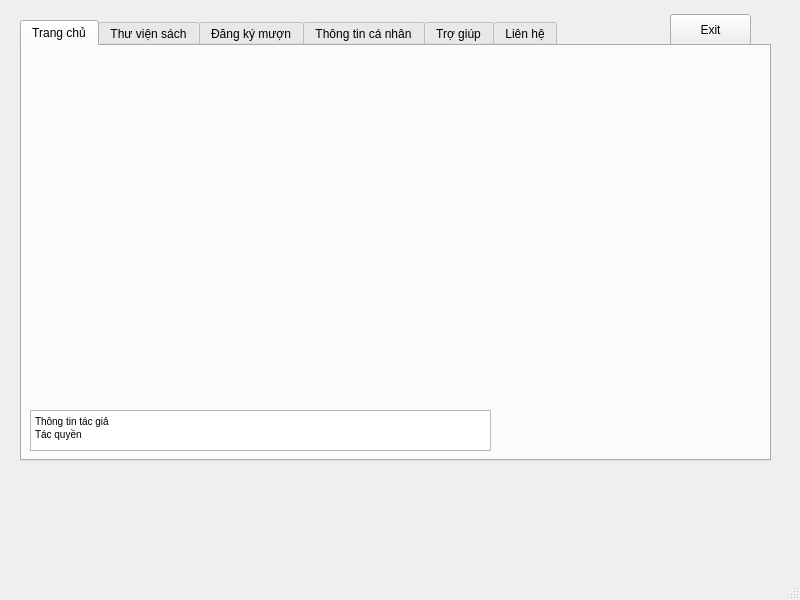
<?xml version="1.0" encoding="UTF-8"?>
<ui version="4.0">
 <class>reader</class>
 <widget class="QMainWindow" name="reader">
  <property name="geometry">
   <rect>
    <x>0</x>
    <y>0</y>
    <width>800</width>
    <height>600</height>
   </rect>
  </property>
  <property name="windowTitle">
   <string>MainWindow</string>
  </property>
  <widget class="QWidget" name="centralwidget">
   <widget class="QWidget" name="gridLayoutWidget">
    <property name="geometry">
     <rect>
      <x>20</x>
      <y>20</y>
      <width>751</width>
      <height>441</height>
     </rect>
    </property>
    <layout class="QGridLayout" name="gridLayout">
     <item row="0" column="0">
      <widget class="QTabWidget" name="fyfu11212">
       <property name="currentIndex">
        <number>0</number>
       </property>
       <widget class="QWidget" name="tab">
        <attribute name="title">
         <string>Trang chủ</string>
        </attribute>
       </widget>
       <widget class="QWidget" name="tab_4">
        <attribute name="title">
         <string>Thư viện sách</string>
        </attribute>
        <widget class="QGroupBox" name="groupBox">
         <property name="geometry">
          <rect>
           <x>20</x>
           <y>20</y>
           <width>451</width>
           <height>71</height>
          </rect>
         </property>
         <property name="title">
          <string/>
         </property>
         <widget class="QToolButton" name="toolButton_2">
          <property name="geometry">
           <rect>
            <x>10</x>
            <y>10</y>
            <width>121</width>
            <height>22</height>
           </rect>
          </property>
          <property name="text">
           <string>Mượn sách  </string>
          </property>
         </widget>
         <widget class="QToolButton" name="toolButton_3">
          <property name="geometry">
           <rect>
            <x>10</x>
            <y>40</y>
            <width>121</width>
            <height>22</height>
           </rect>
          </property>
          <property name="text">
           <string>Đánh giá sách</string>
          </property>
         </widget>
         <widget class="QToolButton" name="toolButton_4">
          <property name="geometry">
           <rect>
            <x>240</x>
            <y>10</y>
            <width>101</width>
            <height>22</height>
           </rect>
          </property>
          <property name="text">
           <string>Tìm kiếm</string>
          </property>
         </widget>
         <widget class="QLineEdit" name="lineEdit">
          <property name="geometry">
           <rect>
            <x>240</x>
            <y>40</y>
            <width>113</width>
            <height>22</height>
           </rect>
          </property>
         </widget>
        </widget>
        <widget class="QTableWidget" name="tableWidget">
         <property name="geometry">
          <rect>
           <x>30</x>
           <y>130</y>
           <width>371</width>
           <height>192</height>
          </rect>
         </property>
         <row>
          <property name="text">
           <string>1</string>
          </property>
         </row>
         <row>
          <property name="text">
           <string>2</string>
          </property>
         </row>
         <row>
          <property name="text">
           <string>3</string>
          </property>
         </row>
         <row>
          <property name="text">
           <string>4</string>
          </property>
         </row>
         <row>
          <property name="text">
           <string>5</string>
          </property>
         </row>
         <row>
          <property name="text">
           <string>6</string>
          </property>
         </row>
         <row>
          <property name="text">
           <string>7</string>
          </property>
         </row>
         <row>
          <property name="text">
           <string>8</string>
          </property>
         </row>
         <column>
          <property name="text">
           <string>Mã</string>
          </property>
         </column>
         <column>
          <property name="text">
           <string>Chuyên mục</string>
          </property>
         </column>
         <column>
          <property name="text">
           <string>Chuyên mục con</string>
          </property>
         </column>
         <column>
          <property name="text">
           <string>Next</string>
          </property>
         </column>
         <item row="0" column="3">
          <property name="text">
           <string/>
          </property>
         </item>
        </widget>
        <widget class="QTextBrowser" name="textBrowser_7">
         <property name="geometry">
          <rect>
           <x>460</x>
           <y>130</y>
           <width>256</width>
           <height>192</height>
          </rect>
         </property>
        </widget>
       </widget>
       <widget class="QWidget" name="tab_5">
        <attribute name="title">
         <string>Đăng ký mượn</string>
        </attribute>
        <widget class="QTextBrowser" name="textBrowser_4">
         <property name="geometry">
          <rect>
           <x>400</x>
           <y>60</y>
           <width>256</width>
           <height>192</height>
          </rect>
         </property>
        </widget>
        <widget class="QLabel" name="picBook">
         <property name="geometry">
          <rect>
           <x>100</x>
           <y>70</y>
           <width>211</width>
           <height>181</height>
          </rect>
         </property>
         <property name="text">
          <string>picBook</string>
         </property>
        </widget>
       </widget>
       <widget class="QWidget" name="tab_6">
        <attribute name="title">
         <string>Thông tin cá nhân</string>
        </attribute>
        <widget class="QGroupBox" name="groupBox_2">
         <property name="geometry">
          <rect>
           <x>30</x>
           <y>30</y>
           <width>351</width>
           <height>321</height>
          </rect>
         </property>
         <property name="title">
          <string>Thông tin của bạn</string>
         </property>
         <widget class="QLabel" name="label">
          <property name="geometry">
           <rect>
            <x>20</x>
            <y>20</y>
            <width>55</width>
            <height>16</height>
           </rect>
          </property>
          <property name="text">
           <string>Họ và tên</string>
          </property>
         </widget>
         <widget class="QLabel" name="label_2">
          <property name="geometry">
           <rect>
            <x>20</x>
            <y>40</y>
            <width>81</width>
            <height>16</height>
           </rect>
          </property>
          <property name="text">
           <string>Mã độc giả</string>
          </property>
         </widget>
         <widget class="QLabel" name="label_3">
          <property name="geometry">
           <rect>
            <x>20</x>
            <y>60</y>
            <width>81</width>
            <height>16</height>
           </rect>
          </property>
          <property name="text">
           <string>Ngày sinh</string>
          </property>
         </widget>
         <widget class="QLabel" name="label_4">
          <property name="geometry">
           <rect>
            <x>20</x>
            <y>80</y>
            <width>81</width>
            <height>16</height>
           </rect>
          </property>
          <property name="text">
           <string>Giới tính</string>
          </property>
         </widget>
         <widget class="QLabel" name="label_5">
          <property name="geometry">
           <rect>
            <x>20</x>
            <y>100</y>
            <width>101</width>
            <height>16</height>
           </rect>
          </property>
          <property name="text">
           <string>Email</string>
          </property>
         </widget>
         <widget class="QLabel" name="label_6">
          <property name="geometry">
           <rect>
            <x>20</x>
            <y>120</y>
            <width>101</width>
            <height>16</height>
           </rect>
          </property>
          <property name="text">
           <string>Địa chỉ</string>
          </property>
         </widget>
         <widget class="QLabel" name="label_7">
          <property name="geometry">
           <rect>
            <x>20</x>
            <y>180</y>
            <width>141</width>
            <height>16</height>
           </rect>
          </property>
          <property name="text">
           <string>Ngày tham gia</string>
          </property>
         </widget>
         <widget class="QLabel" name="label_8">
          <property name="geometry">
           <rect>
            <x>20</x>
            <y>200</y>
            <width>121</width>
            <height>16</height>
           </rect>
          </property>
          <property name="text">
           <string>Tổng sách mượn</string>
          </property>
         </widget>
         <widget class="QLabel" name="label_9">
          <property name="geometry">
           <rect>
            <x>20</x>
            <y>220</y>
            <width>121</width>
            <height>16</height>
           </rect>
          </property>
          <property name="text">
           <string>Tổng sách trả</string>
          </property>
         </widget>
         <widget class="QLabel" name="label_10">
          <property name="geometry">
           <rect>
            <x>20</x>
            <y>250</y>
            <width>121</width>
            <height>16</height>
           </rect>
          </property>
          <property name="text">
           <string>Vi phạm</string>
          </property>
         </widget>
         <widget class="QPushButton" name="pushButton_2">
          <property name="geometry">
           <rect>
            <x>250</x>
            <y>280</y>
            <width>93</width>
            <height>28</height>
           </rect>
          </property>
          <property name="text">
           <string>Cập nhật</string>
          </property>
         </widget>
        </widget>
        <widget class="QGroupBox" name="groupBox_3">
         <property name="geometry">
          <rect>
           <x>429</x>
           <y>30</y>
           <width>271</width>
           <height>321</height>
          </rect>
         </property>
         <property name="title">
          <string>Chi tiết phiếu mượn</string>
         </property>
         <widget class="QLabel" name="label_11">
          <property name="geometry">
           <rect>
            <x>20</x>
            <y>50</y>
            <width>55</width>
            <height>16</height>
           </rect>
          </property>
          <property name="text">
           <string>1. Lần 1</string>
          </property>
         </widget>
         <widget class="QLabel" name="label_12">
          <property name="geometry">
           <rect>
            <x>30</x>
            <y>80</y>
            <width>55</width>
            <height>16</height>
           </rect>
          </property>
          <property name="text">
           <string>Mã phiếu</string>
          </property>
         </widget>
         <widget class="QLabel" name="label_13">
          <property name="geometry">
           <rect>
            <x>30</x>
            <y>100</y>
            <width>55</width>
            <height>16</height>
           </rect>
          </property>
          <property name="text">
           <string>Tên sách</string>
          </property>
         </widget>
         <widget class="QLabel" name="label_14">
          <property name="geometry">
           <rect>
            <x>30</x>
            <y>120</y>
            <width>81</width>
            <height>16</height>
           </rect>
          </property>
          <property name="text">
           <string>Ngày mượn</string>
          </property>
         </widget>
         <widget class="QLabel" name="label_15">
          <property name="geometry">
           <rect>
            <x>30</x>
            <y>140</y>
            <width>55</width>
            <height>16</height>
           </rect>
          </property>
          <property name="text">
           <string>Hạn trả</string>
          </property>
         </widget>
        </widget>
       </widget>
       <widget class="QWidget" name="tab_3">
        <attribute name="title">
         <string>Trợ giúp</string>
        </attribute>
        <widget class="QTextBrowser" name="textBrowser_3">
         <property name="geometry">
          <rect>
           <x>80</x>
           <y>30</y>
           <width>291</width>
           <height>192</height>
          </rect>
         </property>
         <property name="html">
          <string>&lt;!DOCTYPE HTML PUBLIC &quot;-//W3C//DTD HTML 4.0//EN&quot; &quot;http://www.w3.org/TR/REC-html40/strict.dtd&quot;&gt;
&lt;html&gt;&lt;head&gt;&lt;meta name=&quot;qrichtext&quot; content=&quot;1&quot; /&gt;&lt;style type=&quot;text/css&quot;&gt;
p, li { white-space: pre-wrap; }
&lt;/style&gt;&lt;/head&gt;&lt;body style=&quot; font-family:'MS Shell Dlg 2'; font-size:8.25pt; font-weight:400; font-style:normal;&quot;&gt;
&lt;p align=&quot;center&quot; style=&quot; margin-top:0px; margin-bottom:0px; margin-left:0px; margin-right:0px; -qt-block-indent:0; text-indent:0px;&quot;&gt;&lt;span style=&quot; font-size:7.8pt;&quot;&gt;Nội quy&lt;/span&gt;&lt;/p&gt;&lt;/body&gt;&lt;/html&gt;</string>
         </property>
        </widget>
        <widget class="QTextBrowser" name="textBrowser_5">
         <property name="geometry">
          <rect>
           <x>365</x>
           <y>30</y>
           <width>291</width>
           <height>192</height>
          </rect>
         </property>
         <property name="html">
          <string>&lt;!DOCTYPE HTML PUBLIC &quot;-//W3C//DTD HTML 4.0//EN&quot; &quot;http://www.w3.org/TR/REC-html40/strict.dtd&quot;&gt;
&lt;html&gt;&lt;head&gt;&lt;meta name=&quot;qrichtext&quot; content=&quot;1&quot; /&gt;&lt;style type=&quot;text/css&quot;&gt;
p, li { white-space: pre-wrap; }
&lt;/style&gt;&lt;/head&gt;&lt;body style=&quot; font-family:'MS Shell Dlg 2'; font-size:8.25pt; font-weight:400; font-style:normal;&quot;&gt;
&lt;p align=&quot;center&quot; style=&quot; margin-top:0px; margin-bottom:0px; margin-left:0px; margin-right:0px; -qt-block-indent:0; text-indent:0px;&quot;&gt;&lt;span style=&quot; font-size:7.8pt;&quot;&gt;HDSD&lt;/span&gt;&lt;/p&gt;&lt;/body&gt;&lt;/html&gt;</string>
         </property>
        </widget>
       </widget>
       <widget class="QWidget" name="tabsecond">
        <attribute name="title">
         <string>Liên hệ</string>
        </attribute>
        <widget class="QTextBrowser" name="textBrowser">
         <property name="geometry">
          <rect>
           <x>50</x>
           <y>80</y>
           <width>256</width>
           <height>192</height>
          </rect>
         </property>
         <property name="html">
          <string>&lt;!DOCTYPE HTML PUBLIC &quot;-//W3C//DTD HTML 4.0//EN&quot; &quot;http://www.w3.org/TR/REC-html40/strict.dtd&quot;&gt;
&lt;html&gt;&lt;head&gt;&lt;meta name=&quot;qrichtext&quot; content=&quot;1&quot; /&gt;&lt;style type=&quot;text/css&quot;&gt;
p, li { white-space: pre-wrap; }
&lt;/style&gt;&lt;/head&gt;&lt;body style=&quot; font-family:'MS Shell Dlg 2'; font-size:8.25pt; font-weight:400; font-style:normal;&quot;&gt;
&lt;p align=&quot;center&quot; style=&quot; margin-top:0px; margin-bottom:0px; margin-left:0px; margin-right:0px; -qt-block-indent:0; text-indent:0px;&quot;&gt;&lt;span style=&quot; font-size:7.8pt;&quot;&gt;Giới thiệu thư viện&lt;/span&gt;&lt;/p&gt;&lt;/body&gt;&lt;/html&gt;</string>
         </property>
        </widget>
        <widget class="QTextBrowser" name="textBrowser_2">
         <property name="geometry">
          <rect>
           <x>400</x>
           <y>80</y>
           <width>256</width>
           <height>192</height>
          </rect>
         </property>
         <property name="html">
          <string>&lt;!DOCTYPE HTML PUBLIC &quot;-//W3C//DTD HTML 4.0//EN&quot; &quot;http://www.w3.org/TR/REC-html40/strict.dtd&quot;&gt;
&lt;html&gt;&lt;head&gt;&lt;meta name=&quot;qrichtext&quot; content=&quot;1&quot; /&gt;&lt;style type=&quot;text/css&quot;&gt;
p, li { white-space: pre-wrap; }
&lt;/style&gt;&lt;/head&gt;&lt;body style=&quot; font-family:'MS Shell Dlg 2'; font-size:8.25pt; font-weight:400; font-style:normal;&quot;&gt;
&lt;p align=&quot;center&quot; style=&quot; margin-top:0px; margin-bottom:0px; margin-left:0px; margin-right:0px; -qt-block-indent:0; text-indent:0px;&quot;&gt;&lt;span style=&quot; font-size:7.8pt;&quot;&gt;HỘP THƯ GÓP Ý&lt;/span&gt;&lt;/p&gt;&lt;/body&gt;&lt;/html&gt;</string>
         </property>
        </widget>
       </widget>
      </widget>
     </item>
    </layout>
   </widget>
   <widget class="QTextBrowser" name="textBrowser_6">
    <property name="geometry">
     <rect>
      <x>30</x>
      <y>410</y>
      <width>461</width>
      <height>41</height>
     </rect>
    </property>
    <property name="html">
     <string>&lt;!DOCTYPE HTML PUBLIC &quot;-//W3C//DTD HTML 4.0//EN&quot; &quot;http://www.w3.org/TR/REC-html40/strict.dtd&quot;&gt;
&lt;html&gt;&lt;head&gt;&lt;meta name=&quot;qrichtext&quot; content=&quot;1&quot; /&gt;&lt;style type=&quot;text/css&quot;&gt;
p, li { white-space: pre-wrap; }
&lt;/style&gt;&lt;/head&gt;&lt;body style=&quot; font-family:'MS Shell Dlg 2'; font-size:8.25pt; font-weight:400; font-style:normal;&quot;&gt;
&lt;p style=&quot; margin-top:0px; margin-bottom:0px; margin-left:0px; margin-right:0px; -qt-block-indent:0; text-indent:0px;&quot;&gt;&lt;span style=&quot; font-size:7.8pt;&quot;&gt;Thông tin tác giả&lt;/span&gt;&lt;/p&gt;
&lt;p style=&quot; margin-top:0px; margin-bottom:0px; margin-left:0px; margin-right:0px; -qt-block-indent:0; text-indent:0px;&quot;&gt;&lt;span style=&quot; font-size:7.8pt;&quot;&gt;Tác quyền&lt;/span&gt;&lt;/p&gt;&lt;/body&gt;&lt;/html&gt;</string>
    </property>
   </widget>
   <widget class="QPushButton" name="pushButton">
    <property name="geometry">
     <rect>
      <x>670</x>
      <y>14</y>
      <width>81</width>
      <height>31</height>
     </rect>
    </property>
    <property name="text">
     <string>Exit</string>
    </property>
   </widget>
  </widget>
  <widget class="QStatusBar" name="statusbar"/>
 </widget>
 <resources/>
 <connections/>
</ui>
